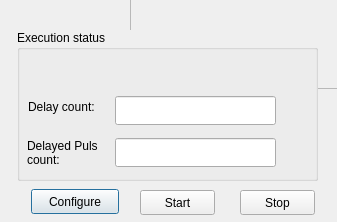
<?xml version="1.0" encoding="UTF-8"?>
<ui version="4.0">
 <class>DelayedPulseGenerationClass</class>
 <widget class="QDialog" name="DelayedPulseGenerationClass">
  <property name="geometry">
   <rect>
    <x>0</x>
    <y>0</y>
    <width>337</width>
    <height>222</height>
   </rect>
  </property>
  <property name="minimumSize">
   <size>
    <width>337</width>
    <height>222</height>
   </size>
  </property>
  <property name="maximumSize">
   <size>
    <width>337</width>
    <height>222</height>
   </size>
  </property>
  <property name="windowTitle">
   <string>Delayed Pulse Generation</string>
  </property>
  <widget class="QFrame" name="bkgrndImage">
   <property name="geometry">
    <rect>
     <x>130</x>
     <y>-22</y>
     <width>221</width>
     <height>111</height>
    </rect>
   </property>
   <property name="frameShape">
    <enum>QFrame::StyledPanel</enum>
   </property>
   <property name="frameShadow">
    <enum>QFrame::Raised</enum>
   </property>
  </widget>
  <widget class="QGroupBox" name="groupBox">
   <property name="geometry">
    <rect>
     <x>17</x>
     <y>30</y>
     <width>301</width>
     <height>151</height>
    </rect>
   </property>
   <property name="autoFillBackground">
    <bool>true</bool>
   </property>
   <property name="title">
    <string>Execution status</string>
   </property>
   <widget class="QLabel" name="label">
    <property name="geometry">
     <rect>
      <x>11</x>
      <y>67</y>
      <width>83</width>
      <height>20</height>
     </rect>
    </property>
    <property name="sizePolicy">
     <sizepolicy hsizetype="Fixed" vsizetype="Fixed">
      <horstretch>0</horstretch>
      <verstretch>0</verstretch>
     </sizepolicy>
    </property>
    <property name="text">
     <string>Delay count:</string>
    </property>
   </widget>
   <widget class="QLineEdit" name="clockCountEditor">
    <property name="geometry">
     <rect>
      <x>98</x>
      <y>66</y>
      <width>161</width>
      <height>29</height>
     </rect>
    </property>
    <property name="sizePolicy">
     <sizepolicy hsizetype="Fixed" vsizetype="Fixed">
      <horstretch>0</horstretch>
      <verstretch>0</verstretch>
     </sizepolicy>
    </property>
    <property name="alignment">
     <set>Qt::AlignLeading|Qt::AlignLeft|Qt::AlignVCenter</set>
    </property>
   </widget>
   <widget class="QLabel" name="label_shotCount">
    <property name="geometry">
     <rect>
      <x>10</x>
      <y>107</y>
      <width>71</width>
      <height>31</height>
     </rect>
    </property>
    <property name="sizePolicy">
     <sizepolicy hsizetype="Fixed" vsizetype="Fixed">
      <horstretch>0</horstretch>
      <verstretch>0</verstretch>
     </sizepolicy>
    </property>
    <property name="text">
     <string>Delayed Pulse 
count:</string>
    </property>
   </widget>
   <widget class="QLineEdit" name="shotCountEditor">
    <property name="geometry">
     <rect>
      <x>98</x>
      <y>108</y>
      <width>161</width>
      <height>29</height>
     </rect>
    </property>
    <property name="sizePolicy">
     <sizepolicy hsizetype="Fixed" vsizetype="Fixed">
      <horstretch>0</horstretch>
      <verstretch>0</verstretch>
     </sizepolicy>
    </property>
    <property name="alignment">
     <set>Qt::AlignLeading|Qt::AlignLeft|Qt::AlignVCenter</set>
    </property>
    <property name="readOnly">
     <bool>true</bool>
    </property>
   </widget>
   <widget class="QLabel" name="ExecutionStatus">
    <property name="geometry">
     <rect>
      <x>10</x>
      <y>20</y>
      <width>251</width>
      <height>25</height>
     </rect>
    </property>
    <property name="sizePolicy">
     <sizepolicy hsizetype="Fixed" vsizetype="Fixed">
      <horstretch>0</horstretch>
      <verstretch>0</verstretch>
     </sizepolicy>
    </property>
    <property name="text">
     <string/>
    </property>
   </widget>
  </widget>
  <widget class="QPushButton" name="btnConfig">
   <property name="geometry">
    <rect>
     <x>31</x>
     <y>189</y>
     <width>88</width>
     <height>25</height>
    </rect>
   </property>
   <property name="text">
    <string>Configure</string>
   </property>
  </widget>
  <widget class="QPushButton" name="btnStart">
   <property name="geometry">
    <rect>
     <x>140</x>
     <y>190</y>
     <width>75</width>
     <height>25</height>
    </rect>
   </property>
   <property name="text">
    <string>Start</string>
   </property>
  </widget>
  <widget class="QPushButton" name="btnStop">
   <property name="geometry">
    <rect>
     <x>240</x>
     <y>190</y>
     <width>75</width>
     <height>25</height>
    </rect>
   </property>
   <property name="text">
    <string>Stop</string>
   </property>
  </widget>
 </widget>
 <layoutdefault spacing="6" margin="11"/>
 <resources/>
 <connections/>
</ui>
